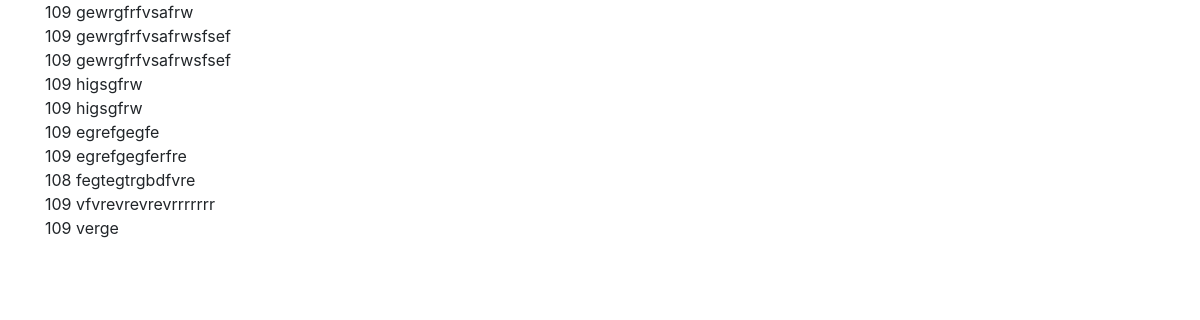
The page /comments on the database its author committed.
### post/models.py (models this page shows)
class Comments(models.Model):
    post=models.ForeignKey(Post,on_delete=models.CASCADE)
    comment=models.TextField()

### post/views.py (the view)
# urls.py: path('comments',views.comments,name='comments')
def comments(request):
    comments=Comments.objects.all()
    return render(request,'post/comments.html',{'comments':comments})

### post/templates/post/comments.html (shortened to what this page needs)
<!DOCTYPE html>
<html>
<head>
    <link rel="stylesheet" href="https://maxdn.bootstrapcdn.com/bootstrap/4.5.2/css/bootstrap.min.css">
</head>
<body>
    <div class="container">
        <form method="POST" action="">
            {% for comments in comments %}
            <tr>
                <td>{{comments.post_id}}</td>
                <td>{{comments.comment}}</td><br>
             {% endfor %}
            </tr>
        </form>
    </div>
</body>
</html>

### rows shown on the page
Comments: post_id "109", comment "gewrgfrfvsafrw"
Comments: post_id "109", comment "gewrgfrfvsafrwsfsef"
Comments: post_id "109", comment "gewrgfrfvsafrwsfsef"
Comments: post_id "109", comment "higsgfrw"
Comments: post_id "109", comment "higsgfrw"
Comments: post_id "109", comment "egrefgegfe"
Comments: post_id "109", comment "egrefgegferfre"
Comments: post_id "108", comment "fegtegtrgbdfvre"
Comments: post_id "109", comment "vfvrevrevrevrrrrrrr"
Comments: post_id "109", comment "verge"
